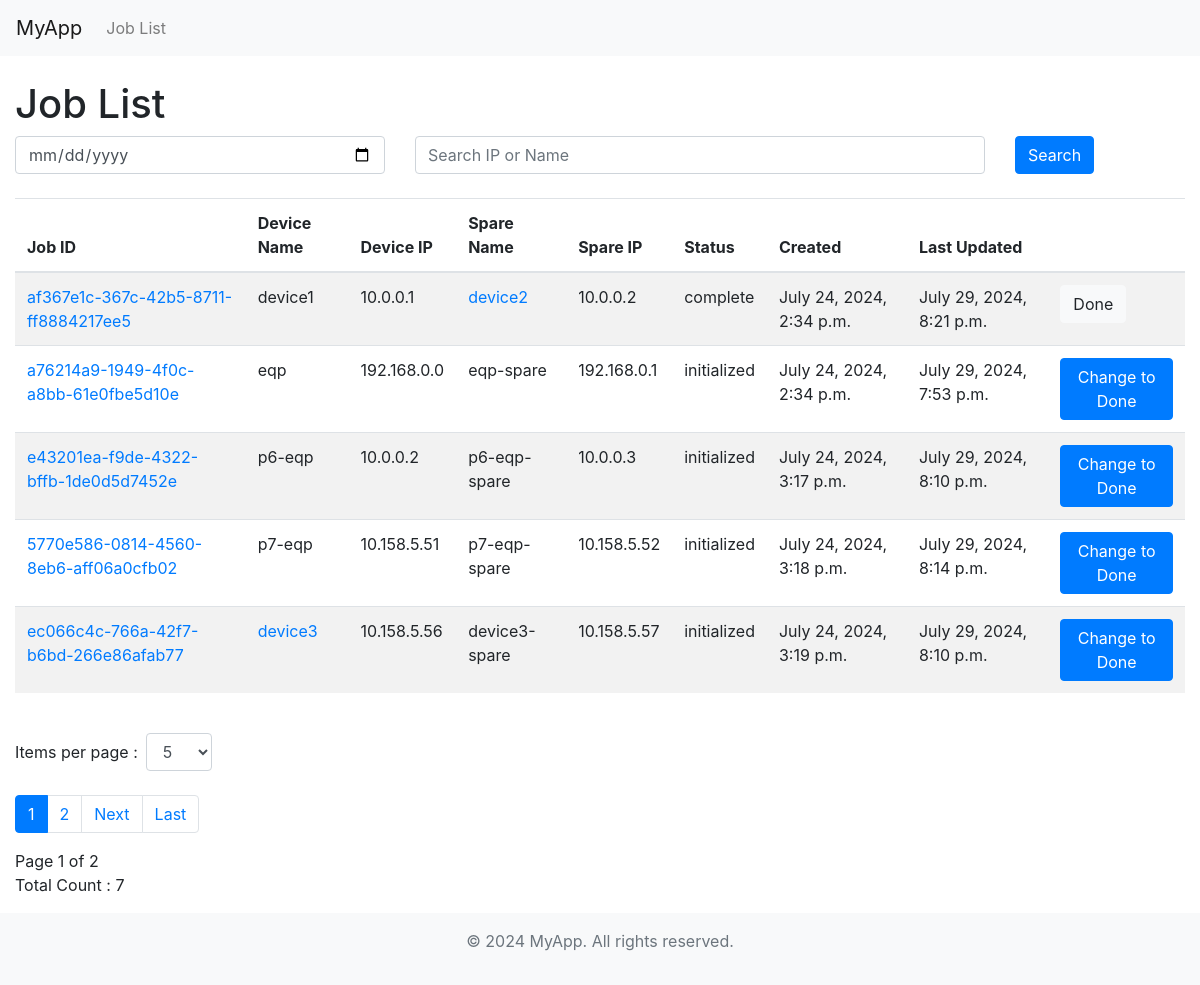
Before: /jobapp/jobs/ with the older database file.
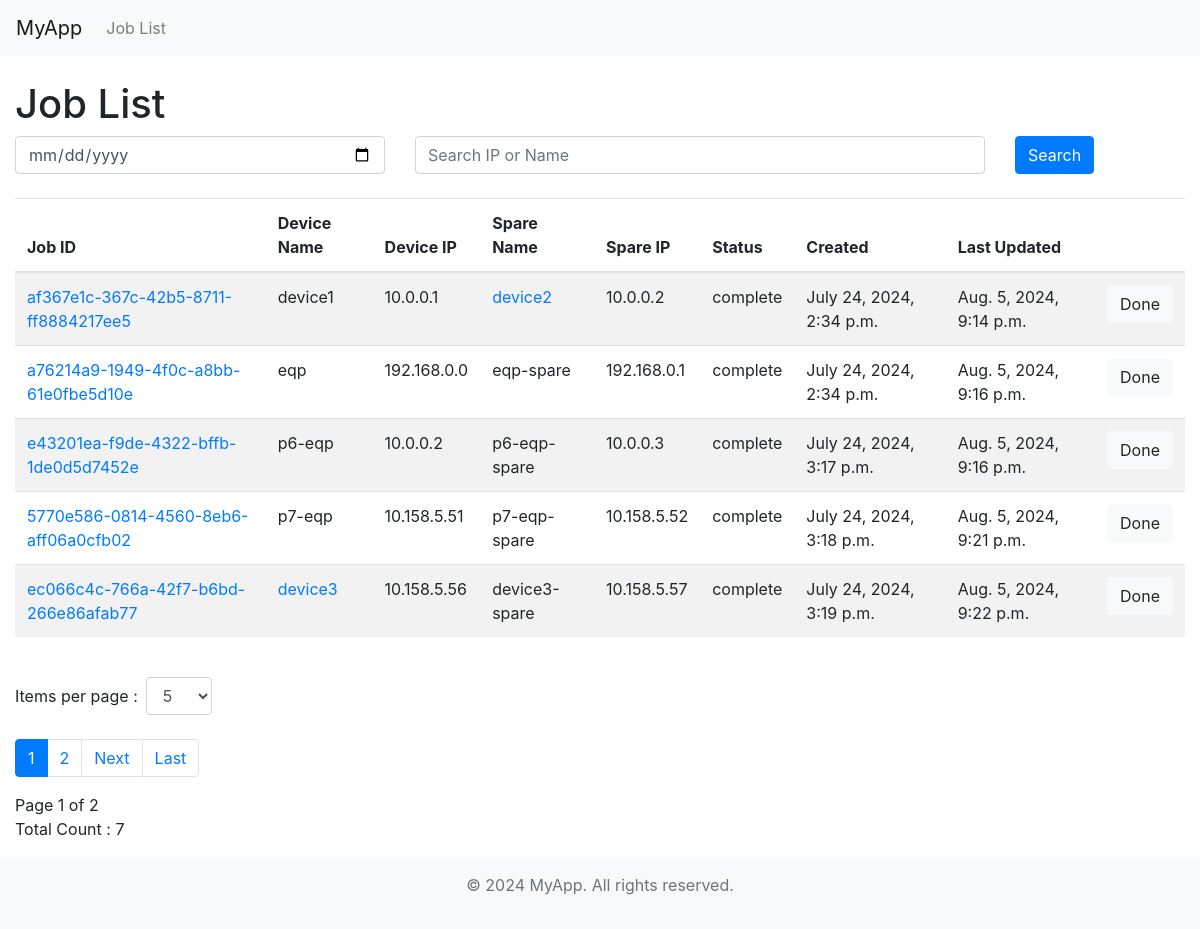
After: the same page with the newer database file.
### jobapp/models.py (models this page shows)
class Job(models.Model):
    job_id = models.UUIDField(default=uuid.uuid4, editable=False, primary_key=True)
    device_name = models.CharField(max_length=255)
    device_ip = models.GenericIPAddressField()
    spare_name = models.CharField(max_length=255)
    spare_ip = models.GenericIPAddressField()
    status = models.CharField(max_length=50)
    created = models.DateTimeField(auto_now_add=True)
    last_updated = models.DateTimeField(auto_now=True)

### jobapp/views.py (the view, shortened to what this page needs)
# urls.py: path('jobs/', views.JobListView.as_view(), name='job_list'),
class JobListView(ListView):
    model = Job
    template_name = 'jobapp/job_list.html'
    context_object_name = 'jobs'
    paginate_by = 5
    def get_queryset(self):
        queryset = super().get_queryset()
        last_updated_query = self.request.GET.get('last_updated')
        search_query = self.request.GET.get('search')
        return queryset
    def get_paginate_by(self, queryset):
        paginate_by = self.request.GET.get('paginate_by', self.paginate_by)
        try:
            return int(paginate_by)
        except (TypeError, ValueError):
            return self.paginate_by
    def get_context_data(self, **kwargs):
        context = super().get_context_data(**kwargs)
        queryset = self.get_queryset()
        switchs_id = {}
        for job in queryset:
            device = Device.objects.filter(name=job.device_name).first()
            spare_device = Device.objects.filter(name=job.spare_name).first()
            switchs_id[job.job_id] = {
                'device_id': device.id if device else None,
                'spare_device_id': spare_device.id if spare_device else None
            }
        context['switchs_id'] = switchs_id
        context['paginate_by'] = self.get_paginate_by(self.get_queryset())
        context['search_query'] = self.request.GET.get('search', '')
        context['last_updated_query'] = self.request.GET.get('last_updated', '')
        context['total_count'] = queryset.count()
        return context

### jobapp/templatetags/dict_extras.py (called while the page is built)
@register.filter
def get_item(dictionary, key):
    return dictionary.get(key)

### jobapp/templates/jobapp/job_list.html (shortened to what this page needs)
{% extends 'base.html' %}
{% load dict_extras %}
{% block content %}
    <h1>Job List</h1>
    <form method="get" action="">
        <div class="form-group row">
            <div class="col-md-4">
                <input type="date" class="form-control" name="last_updated" id="last_updated" value="{{ last_updated_query }}">
            </div>
            <div class="col-md-6">
                <input type="text" class="form-control" name="search" id="search" value="{{ search_query }}" placeholder="Search IP or Name">
            </div>
            <div class="col-md-2">
                <button type="submit" class="btn btn-primary">Search</button>
            </div>
        </div>
    </form>
    <div class="mt-4 table-responsive">
        <table class="table table-striped">
            <thead>
                <tr>
                    <th>Job ID</th>
                    <th>Device Name</th>
                    <th>Device IP</th>
                    <th>Spare Name</th>
                    <th>Spare IP</th>
                    <th>Status</th>
                    <th>Created</th>
                    <th>Last Updated</th>
                    <th></th>
                </tr>
            </thead>
            <tbody>
                {% for job in jobs %}
                <tr>
                    <td><a href="{% url 'jobs:joblog_list' job.job_id %}">{{ job.job_id }}</a></td>
                    <td>
                        {% with switchs_id|get_item:job.job_id as switch_info %}
                            {% if switch_info.device_id %}
                                <a href="{% url 'jobs:device_detail' switch_info.device_id %}">{{ job.device_name }}</a>
                            {% else %}
                                {{ job.device_name }}
                            {% endif %}
                        {% endwith %}
                    </td>
                    <td>{{ job.device_ip }}</td>
                    <td>
                        {% with switchs_id|get_item:job.job_id as switch_info %}
                            {% if switch_info.spare_device_id %}
                                <a href="{% url 'jobs:device_detail' id=switch_info.spare_device_id %}">{{ job.spare_name }}</a>
                            {% else %}
                                {{ job.spare_name }}
                            {% endif %}
                        {% endwith %}
                    </td>
                    <td>{{ job.spare_ip }}</td>
                    <td>{{ job.status }}</td>
                    <td>{{ job.created }}</td>
                    <td>{{ job.last_updated }}</td>
                    <td>
                        {% if job.status != 'complete' %}
                            <a href="{% url 'jobs:confirm_job_complete' job.job_id %}" class="btn btn-primary">Change to Done</a>
                        {% else %}
                            <button class="btn btn-light">Done</button>
                        {% endif %}
                    </td>
                </tr>
                {% empty %}
                <tr>
                    <td colspan="7">No jobs found.</td>
                </tr>
                {% endfor %}
            </tbody>
        </table>
    </div>
    <div class="mt-4">
        <form method="get" action="" class="form-inline">
            <label class="mr-2"  for="paginate_by">Items per page : </label>
            <select name="paginate_by" id="paginate_by" class="form-control mr-2" onchange="this.form.submit()">
                <option value="5" {% if paginate_by == 5 %}selected{% endif %}>5</option>
            </select>
        </form>
        <br>
        <ul class="pagination">
            {% for num in page_obj.paginator.page_range %}
                {% if num == page_obj.number %}
                    <li class="page-item active" aria-current="page">
                        <span class="page-link">{{ num }}</span>
                    </li>
                {% else %}
                    <li class="page-item">
                        <a class="page-link" href="?page={{ num }}&paginate_by={{ paginate_by }}">{{ num }}</a>
                    </li>
                {% endif %}
            {% endfor %}
            {% if page_obj.has_next %}
                <li class="page-item">
                    <a class="page-link" href="?page={{ page_obj.next_page_number }}&paginate_by={{ paginate_by }}">Next</a>
                </li>
                <li class="page-item">
                    <a class="page-link" href="?page={{ page_obj.paginator.num_pages }}&paginate_by={{ paginate_by }}">Last</a>
                </li>
            {% endif %}
        </ul>
        <span>Page {{ page_obj.number }} of {{ page_obj.paginator.num_pages }}</span>
        <p>Total Count : {{ total_count }}</p>
    </div>
{% endblock %}

### jobapp/templates/base.html (shortened to what this page needs)
<!DOCTYPE html>
<html lang="en">
<head>
    <link href="https://stackpath.bootstrapcdn.com/bootstrap/4.5.2/css/bootstrap.min.css" rel="stylesheet">
</head>
</head>
<body>
    <nav class="navbar navbar-expand-lg navbar-light bg-light">
        <a class="navbar-brand" href="{% url 'jobs:job_list' %}">MyApp</a>
        <div class="collapse navbar-collapse">
            <ul class="navbar-nav mr-auto">
                <li class="nav-item">
                    <a class="nav-link" href="{% url 'jobs:job_list' %}">Job List</a>
                </li>
            </ul>
        </div>
    </nav>
    <div class="container-fluid mt-4">
        {% block content %}{% endblock %}
    </div>
    <footer class="footer mt-auto py-3 bg-light">
        <div class="container">
            <p class=" text-muted text-center">© 2024 MyApp. All rights reserved.</p>
        </div>
    </footer>
</body>
</html>

Changed rows visible on the page:
changed Job "af367e1c-367c-42b5-8711-ff8884217ee5": last_updated "July 29, 2024, 8:21 p.m." → "Aug. 5, 2024, 9:14 p.m."
changed Job "a76214a9-1949-4f0c-a8bb-61e0fbe5d10e": status "initialized" → "complete"; last_updated "July 29, 2024, 7:53 p.m." → "Aug. 5, 2024, 9:16 p.m."; status "Change to Done" → "Done"
changed Job "e43201ea-f9de-4322-bffb-1de0d5d7452e": status "initialized" → "complete"; last_updated "July 29, 2024, 8:10 p.m." → "Aug. 5, 2024, 9:16 p.m."; status "Change to Done" → "Done"
changed Job "5770e586-0814-4560-8eb6-aff06a0cfb02": status "initialized" → "complete"; last_updated "July 29, 2024, 8:14 p.m." → "Aug. 5, 2024, 9:21 p.m."; status "Change to Done" → "Done"
changed Job "ec066c4c-766a-42f7-b6bd-266e86afab77": status "initialized" → "complete"; last_updated "July 29, 2024, 8:10 p.m." → "Aug. 5, 2024, 9:22 p.m."; status "Change to Done" → "Done"
